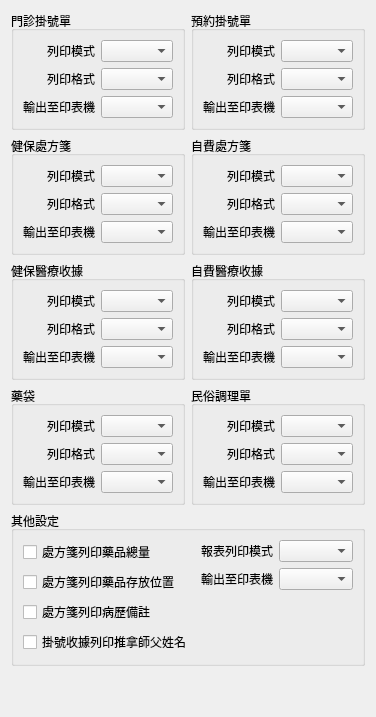
       <widget class="QWidget" name="tab_5">
        <attribute name="icon">
         <iconset>
          <normaloff>../icons/computer.png</normaloff>../icons/computer.png</iconset>
        </attribute>
        <attribute name="title">
         <string>印表機</string>
        </attribute>
        <layout class="QVBoxLayout" name="verticalLayout_23">
         <item>
          <layout class="QHBoxLayout" name="horizontalLayout_7">
           <item>
            <widget class="QGroupBox" name="groupBox_15">
             <property name="title">
              <string>門診掛號單</string>
             </property>
             <property name="flat">
              <bool>true</bool>
             </property>
             <layout class="QVBoxLayout" name="verticalLayout_24">
              <item>
               <layout class="QGridLayout" name="gridLayout_6">
                <item row="1" column="0">
                 <widget class="QLabel" name="label_15">
                  <property name="text">
                   <string>列印格式</string>
                  </property>
                  <property name="alignment">
                   <set>Qt::AlignRight|Qt::AlignTrailing|Qt::AlignVCenter</set>
                  </property>
                 </widget>
                </item>
                <item row="2" column="1">
                 <widget class="QComboBox" name="comboBox_regist_printer"/>
                </item>
                <item row="0" column="1">
                 <widget class="QComboBox" name="comboBox_regist_print_mode"/>
                </item>
                <item row="2" column="0">
                 <widget class="QLabel" name="label_16">
                  <property name="text">
                   <string>輸出至印表機</string>
                  </property>
                  <property name="alignment">
                   <set>Qt::AlignRight|Qt::AlignTrailing|Qt::AlignVCenter</set>
                  </property>
                 </widget>
                </item>
                <item row="0" column="0">
                 <widget class="QLabel" name="label_14">
                  <property name="text">
                   <string>列印模式</string>
                  </property>
                  <property name="alignment">
                   <set>Qt::AlignRight|Qt::AlignTrailing|Qt::AlignVCenter</set>
                  </property>
                 </widget>
                </item>
                <item row="1" column="1">
                 <widget class="QComboBox" name="comboBox_regist_form"/>
                </item>
               </layout>
              </item>
             </layout>
            </widget>
           </item>
           <item>
            <widget class="QGroupBox" name="groupBox_18">
             <property name="title">
              <string>預約掛號單</string>
             </property>
             <property name="flat">
              <bool>true</bool>
             </property>
             <layout class="QVBoxLayout" name="verticalLayout_27">
              <item>
               <layout class="QGridLayout" name="gridLayout_9">
                <item row="0" column="1">
                 <widget class="QComboBox" name="comboBox_reserve_print_mode"/>
                </item>
                <item row="2" column="1">
                 <widget class="QComboBox" name="comboBox_reserve_printer"/>
                </item>
                <item row="0" column="0">
                 <widget class="QLabel" name="label_40">
                  <property name="text">
                   <string>列印模式</string>
                  </property>
                  <property name="alignment">
                   <set>Qt::AlignRight|Qt::AlignTrailing|Qt::AlignVCenter</set>
                  </property>
                 </widget>
                </item>
                <item row="2" column="0">
                 <widget class="QLabel" name="label_41">
                  <property name="text">
                   <string>輸出至印表機</string>
                  </property>
                  <property name="alignment">
                   <set>Qt::AlignRight|Qt::AlignTrailing|Qt::AlignVCenter</set>
                  </property>
                 </widget>
                </item>
                <item row="1" column="1">
                 <widget class="QComboBox" name="comboBox_reserve_form"/>
                </item>
                <item row="1" column="0">
                 <widget class="QLabel" name="label_39">
                  <property name="text">
                   <string>列印格式</string>
                  </property>
                  <property name="alignment">
                   <set>Qt::AlignRight|Qt::AlignTrailing|Qt::AlignVCenter</set>
                  </property>
                 </widget>
                </item>
               </layout>
              </item>
             </layout>
            </widget>
           </item>
          </layout>
         </item>
         <item>
          <layout class="QHBoxLayout" name="horizontalLayout_8">
           <item>
            <widget class="QGroupBox" name="groupBox_16">
             <property name="title">
              <string>健保處方箋</string>
             </property>
             <property name="flat">
              <bool>true</bool>
             </property>
             <layout class="QVBoxLayout" name="verticalLayout_25">
              <item>
               <layout class="QGridLayout" name="gridLayout_7">
                <item row="0" column="0">
                 <widget class="QLabel" name="label_18">
                  <property name="text">
                   <string>列印模式</string>
                  </property>
                  <property name="alignment">
                   <set>Qt::AlignRight|Qt::AlignTrailing|Qt::AlignVCenter</set>
                  </property>
                 </widget>
                </item>
                <item row="1" column="1">
                 <widget class="QComboBox" name="comboBox_ins_prescript_form"/>
                </item>
                <item row="2" column="0">
                 <widget class="QLabel" name="label_19">
                  <property name="text">
                   <string>輸出至印表機</string>
                  </property>
                  <property name="alignment">
                   <set>Qt::AlignRight|Qt::AlignTrailing|Qt::AlignVCenter</set>
                  </property>
                 </widget>
                </item>
                <item row="2" column="1">
                 <widget class="QComboBox" name="comboBox_ins_prescript_printer"/>
                </item>
                <item row="0" column="1">
                 <widget class="QComboBox" name="comboBox_ins_prescript_print_mode"/>
                </item>
                <item row="1" column="0">
                 <widget class="QLabel" name="label_17">
                  <property name="text">
                   <string>列印格式</string>
                  </property>
                  <property name="alignment">
                   <set>Qt::AlignRight|Qt::AlignTrailing|Qt::AlignVCenter</set>
                  </property>
                 </widget>
                </item>
               </layout>
              </item>
             </layout>
            </widget>
           </item>
           <item>
            <widget class="QGroupBox" name="groupBox_17">
             <property name="title">
              <string>自費處方箋</string>
             </property>
             <property name="flat">
              <bool>true</bool>
             </property>
             <layout class="QVBoxLayout" name="verticalLayout_26">
              <item>
               <layout class="QGridLayout" name="gridLayout_14">
                <item row="0" column="0">
                 <widget class="QLabel" name="label_54">
                  <property name="text">
                   <string>列印模式</string>
                  </property>
                  <property name="alignment">
                   <set>Qt::AlignRight|Qt::AlignTrailing|Qt::AlignVCenter</set>
                  </property>
                 </widget>
                </item>
                <item row="1" column="1">
                 <widget class="QComboBox" name="comboBox_self_prescript_form"/>
                </item>
                <item row="2" column="0">
                 <widget class="QLabel" name="label_55">
                  <property name="text">
                   <string>輸出至印表機</string>
                  </property>
                  <property name="alignment">
                   <set>Qt::AlignRight|Qt::AlignTrailing|Qt::AlignVCenter</set>
                  </property>
                 </widget>
                </item>
                <item row="2" column="1">
                 <widget class="QComboBox" name="comboBox_self_prescript_printer"/>
                </item>
                <item row="0" column="1">
                 <widget class="QComboBox" name="comboBox_self_prescript_print_mode"/>
                </item>
                <item row="1" column="0">
                 <widget class="QLabel" name="label_56">
                  <property name="text">
                   <string>列印格式</string>
                  </property>
                  <property name="alignment">
                   <set>Qt::AlignRight|Qt::AlignTrailing|Qt::AlignVCenter</set>
                  </property>
                 </widget>
                </item>
               </layout>
              </item>
             </layout>
            </widget>
           </item>
          </layout>
         </item>
         <item>
          <layout class="QHBoxLayout" name="horizontalLayout_10">
           <item>
            <widget class="QGroupBox" name="groupBox_22">
             <property name="title">
              <string>健保醫療收據</string>
             </property>
             <property name="flat">
              <bool>true</bool>
             </property>
             <layout class="QVBoxLayout" name="verticalLayout_31">
              <item>
               <layout class="QGridLayout" name="gridLayout_12">
                <item row="0" column="0">
                 <widget class="QLabel" name="label_48">
                  <property name="text">
                   <string>列印模式</string>
                  </property>
                  <property name="alignment">
                   <set>Qt::AlignRight|Qt::AlignTrailing|Qt::AlignVCenter</set>
                  </property>
                 </widget>
                </item>
                <item row="1" column="1">
                 <widget class="QComboBox" name="comboBox_ins_receipt_form"/>
                </item>
                <item row="2" column="0">
                 <widget class="QLabel" name="label_49">
                  <property name="text">
                   <string>輸出至印表機</string>
                  </property>
                  <property name="alignment">
                   <set>Qt::AlignRight|Qt::AlignTrailing|Qt::AlignVCenter</set>
                  </property>
                 </widget>
                </item>
                <item row="2" column="1">
                 <widget class="QComboBox" name="comboBox_ins_receipt_printer"/>
                </item>
                <item row="0" column="1">
                 <widget class="QComboBox" name="comboBox_ins_receipt_print_mode"/>
                </item>
                <item row="1" column="0">
                 <widget class="QLabel" name="label_50">
                  <property name="text">
                   <string>列印格式</string>
                  </property>
                  <property name="alignment">
                   <set>Qt::AlignRight|Qt::AlignTrailing|Qt::AlignVCenter</set>
                  </property>
                 </widget>
                </item>
               </layout>
              </item>
             </layout>
            </widget>
           </item>
           <item>
            <widget class="QGroupBox" name="groupBox_23">
             <property name="title">
              <string>自費醫療收據</string>
             </property>
             <property name="flat">
              <bool>true</bool>
             </property>
             <layout class="QVBoxLayout" name="verticalLayout_32">
              <item>
               <layout class="QGridLayout" name="gridLayout_13">
                <item row="0" column="0">
                 <widget class="QLabel" name="label_51">
                  <property name="text">
                   <string>列印模式</string>
                  </property>
                  <property name="alignment">
                   <set>Qt::AlignRight|Qt::AlignTrailing|Qt::AlignVCenter</set>
                  </property>
                 </widget>
                </item>
                <item row="1" column="1">
                 <widget class="QComboBox" name="comboBox_self_receipt_form"/>
                </item>
                <item row="2" column="0">
                 <widget class="QLabel" name="label_52">
                  <property name="text">
                   <string>輸出至印表機</string>
                  </property>
                  <property name="alignment">
                   <set>Qt::AlignRight|Qt::AlignTrailing|Qt::AlignVCenter</set>
                  </property>
                 </widget>
                </item>
                <item row="2" column="1">
                 <widget class="QComboBox" name="comboBox_self_receipt_printer"/>
                </item>
                <item row="0" column="1">
                 <widget class="QComboBox" name="comboBox_self_receipt_print_mode"/>
                </item>
                <item row="1" column="0">
                 <widget class="QLabel" name="label_53">
                  <property name="text">
                   <string>列印格式</string>
                  </property>
                  <property name="alignment">
                   <set>Qt::AlignRight|Qt::AlignTrailing|Qt::AlignVCenter</set>
                  </property>
                 </widget>
                </item>
               </layout>
              </item>
             </layout>
            </widget>
           </item>
          </layout>
         </item>
         <item>
          <layout class="QHBoxLayout" name="horizontalLayout_9">
           <item>
            <widget class="QGroupBox" name="groupBox_19">
             <property name="title">
              <string>藥袋</string>
             </property>
             <property name="flat">
              <bool>true</bool>
             </property>
             <layout class="QVBoxLayout" name="verticalLayout_28">
              <item>
               <layout class="QGridLayout" name="gridLayout_10">
                <item row="0" column="1">
                 <widget class="QComboBox" name="comboBox_bag_print_mode"/>
                </item>
                <item row="0" column="0">
                 <widget class="QLabel" name="label_43">
                  <property name="text">
                   <string>列印模式</string>
                  </property>
                  <property name="alignment">
                   <set>Qt::AlignRight|Qt::AlignTrailing|Qt::AlignVCenter</set>
                  </property>
                 </widget>
                </item>
                <item row="1" column="1">
                 <widget class="QComboBox" name="comboBox_bag_form"/>
                </item>
                <item row="2" column="0">
                 <widget class="QLabel" name="label_44">
                  <property name="text">
                   <string>輸出至印表機</string>
                  </property>
                  <property name="alignment">
                   <set>Qt::AlignRight|Qt::AlignTrailing|Qt::AlignVCenter</set>
                  </property>
                 </widget>
                </item>
                <item row="2" column="1">
                 <widget class="QComboBox" name="comboBox_bag_printer"/>
                </item>
                <item row="1" column="0">
                 <widget class="QLabel" name="label_42">
                  <property name="text">
                   <string>列印格式</string>
                  </property>
                  <property name="alignment">
                   <set>Qt::AlignRight|Qt::AlignTrailing|Qt::AlignVCenter</set>
                  </property>
                 </widget>
                </item>
               </layout>
              </item>
             </layout>
            </widget>
           </item>
           <item>
            <widget class="QGroupBox" name="groupBox_20">
             <property name="title">
              <string>民俗調理單</string>
             </property>
             <property name="flat">
              <bool>true</bool>
             </property>
             <layout class="QVBoxLayout" name="verticalLayout_29">
              <item>
               <layout class="QGridLayout" name="gridLayout_11">
                <item row="0" column="1">
                 <widget class="QComboBox" name="comboBox_massage_print_mode"/>
                </item>
                <item row="0" column="0">
                 <widget class="QLabel" name="label_46">
                  <property name="text">
                   <string>列印模式</string>
                  </property>
                  <property name="alignment">
                   <set>Qt::AlignRight|Qt::AlignTrailing|Qt::AlignVCenter</set>
                  </property>
                 </widget>
                </item>
                <item row="2" column="0">
                 <widget class="QLabel" name="label_47">
                  <property name="text">
                   <string>輸出至印表機</string>
                  </property>
                  <property name="alignment">
                   <set>Qt::AlignRight|Qt::AlignTrailing|Qt::AlignVCenter</set>
                  </property>
                 </widget>
                </item>
                <item row="1" column="1">
                 <widget class="QComboBox" name="comboBox_massage_form"/>
                </item>
                <item row="2" column="1">
                 <widget class="QComboBox" name="comboBox_massage_printer"/>
                </item>
                <item row="1" column="0">
                 <widget class="QLabel" name="label_45">
                  <property name="text">
                   <string>列印格式</string>
                  </property>
                  <property name="alignment">
                   <set>Qt::AlignRight|Qt::AlignTrailing|Qt::AlignVCenter</set>
                  </property>
                 </widget>
                </item>
               </layout>
              </item>
             </layout>
            </widget>
           </item>
          </layout>
         </item>
         <item>
          <widget class="QGroupBox" name="groupBox_21">
           <property name="title">
            <string>其他設定</string>
           </property>
           <property name="flat">
            <bool>true</bool>
           </property>
           <layout class="QHBoxLayout" name="horizontalLayout_13">
            <property name="rightMargin">
             <number>9</number>
            </property>
            <item>
             <layout class="QGridLayout" name="gridLayout_18">
              <item row="0" column="0">
               <widget class="QCheckBox" name="checkBox_print_total_dosage">
                <property name="text">
                 <string>處方箋列印藥品總量</string>
                </property>
               </widget>
              </item>
              <item row="1" column="0">
               <widget class="QCheckBox" name="checkBox_print_location">
                <property name="text">
                 <string>處方箋列印藥品存放位置</string>
                </property>
               </widget>
              </item>
              <item row="2" column="0">
               <widget class="QCheckBox" name="checkBox_print_remark">
                <property name="text">
                 <string>處方箋列印病歷備註</string>
                </property>
               </widget>
              </item>
              <item row="3" column="0">
               <widget class="QCheckBox" name="checkBox_print_massager">
                <property name="text">
                 <string>掛號收據列印推拿師父姓名</string>
                </property>
               </widget>
              </item>
             </layout>
            </item>
            <item>
             <layout class="QGridLayout" name="gridLayout_21">
              <item row="1" column="1">
               <widget class="QComboBox" name="comboBox_report_printer"/>
              </item>
              <item row="1" column="0">
               <widget class="QLabel" name="label_59">
                <property name="text">
                 <string>輸出至印表機</string>
                </property>
                <property name="alignment">
                 <set>Qt::AlignRight|Qt::AlignTrailing|Qt::AlignVCenter</set>
                </property>
               </widget>
              </item>
              <item row="0" column="1">
               <widget class="QComboBox" name="comboBox_report_print_mode"/>
              </item>
              <item row="0" column="0">
               <widget class="QLabel" name="label_58">
                <property name="text">
                 <string>報表列印模式</string>
                </property>
                <property name="alignment">
                 <set>Qt::AlignRight|Qt::AlignTrailing|Qt::AlignVCenter</set>
                </property>
               </widget>
              </item>
              <item row="2" column="0">
               <spacer name="verticalSpacer_8">
                <property name="orientation">
                 <enum>Qt::Vertical</enum>
                </property>
                <property name="sizeHint" stdset="0">
                 <size>
                  <width>20</width>
                  <height>40</height>
                 </size>
                </property>
               </spacer>
              </item>
              <item row="2" column="1">
               <spacer name="verticalSpacer_9">
                <property name="orientation">
                 <enum>Qt::Vertical</enum>
                </property>
                <property name="sizeHint" stdset="0">
                 <size>
                  <width>20</width>
                  <height>40</height>
                 </size>
                </property>
               </spacer>
              </item>
             </layout>
            </item>
           </layout>
          </widget>
         </item>
         <item>
          <layout class="QHBoxLayout" name="horizontalLayout_12"/>
         </item>
         <item>
          <spacer name="verticalSpacer_5">
           <property name="orientation">
            <enum>Qt::Vertical</enum>
           </property>
           <property name="sizeHint" stdset="0">
            <size>
             <width>20</width>
             <height>40</height>
            </size>
           </property>
          </spacer>
         </item>
        </layout>
       </widget>
